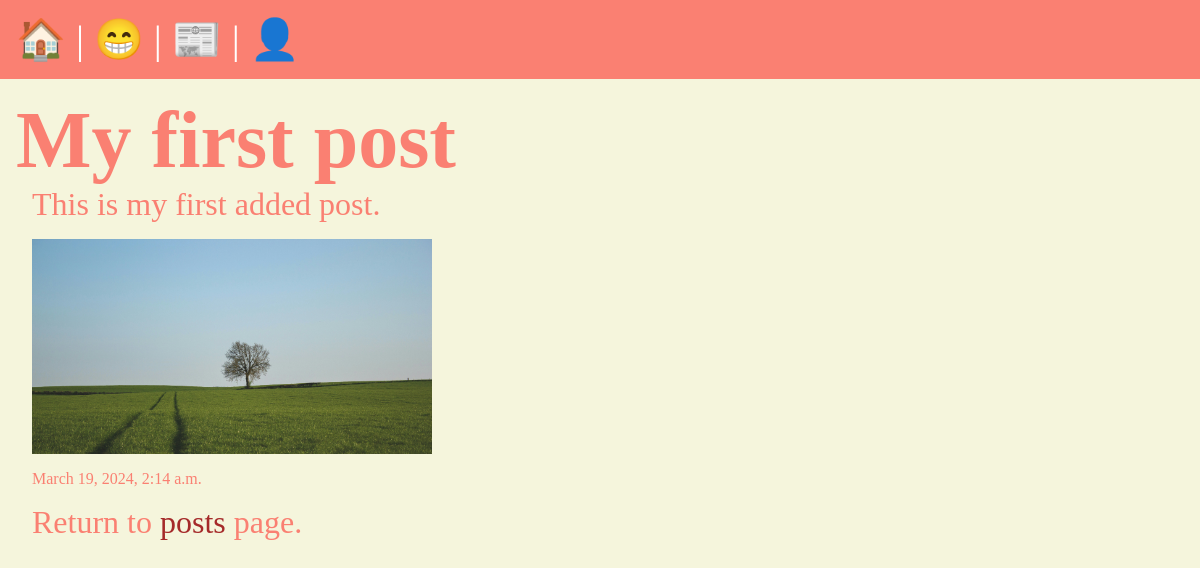
The page /posts/first-post on the database its author committed.
### posts/models.py (models this page shows, shortened)
class Post(models.Model):
  title = models.CharField(max_length=75)
  body = models.TextField()
  slug = models.SlugField()
  date = models.DateTimeField(auto_now_add=True)
  banner = models.ImageField(default='fallback.png', blank=True)

### posts/views.py (the view)
def post_page(request, slug):
  post = Post.objects.get(slug=slug)
  return render(request, 'posts/post_page.html', { 'post': post})

### posts/templates/posts/post_page.html (shortened to what this page needs)
{% extends 'layout.html' %}
{% block content %}
<section>
	<h1>{{ post.title }}</h1>
	<p>{{ post.body }}</p>
	<img class="banner" src="{{post.banner.url}}" alt="{{post.title}}" />
	<p class="timestamp">{{ post.date }}</p>
	<p>Return to <a href="/posts">posts</a> page.</p>
</section>
{% endblock %}

### static/css/style.css (style rules this page uses)
* { margin: 0; padding: 0; box-sizing: border-box; }
body { min-height: 100vh; display: flex; flex-flow: column; font-size: 3rem; background-color: beige; color: salmon; }
h1 { text-align: start; font-size: 5rem; }
p { font-size: 2rem; margin: 0 0 1rem 1rem; }
a { text-decoration: none; color: brown; }
.banner { display: block; width: 100%; max-width: 400px; margin: 1rem; }
.timestamp { font-size: 1rem; }

### rows shown on the page
Post: title "My first post", body "This is my first added post.", banner (picture), date "March 19, 2024, 2:14 a.m."
